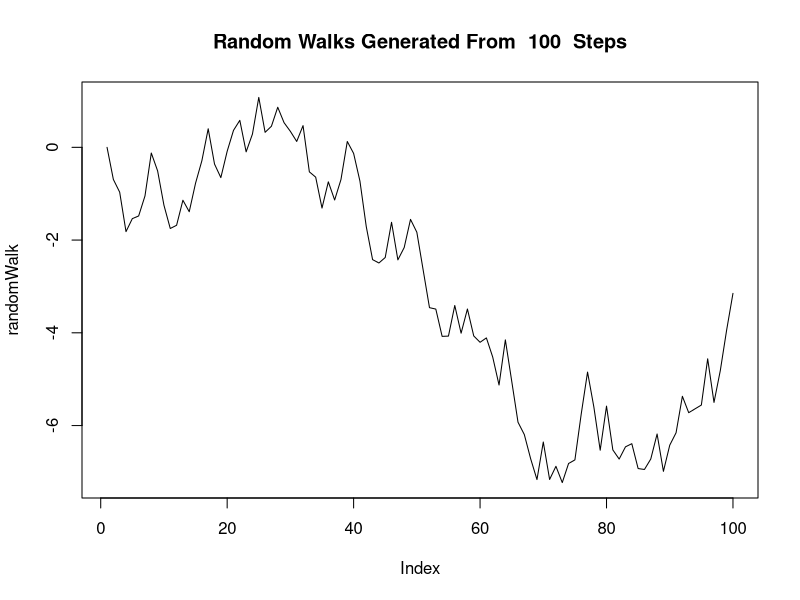
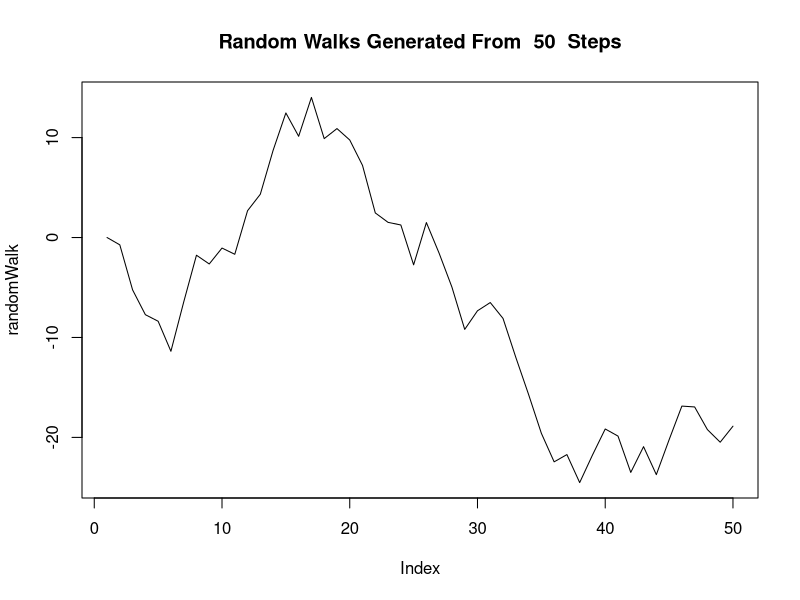
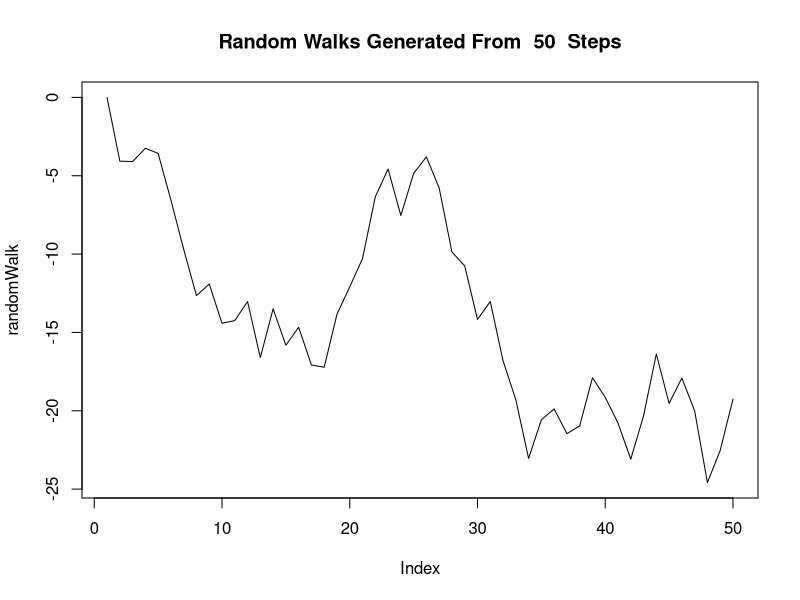
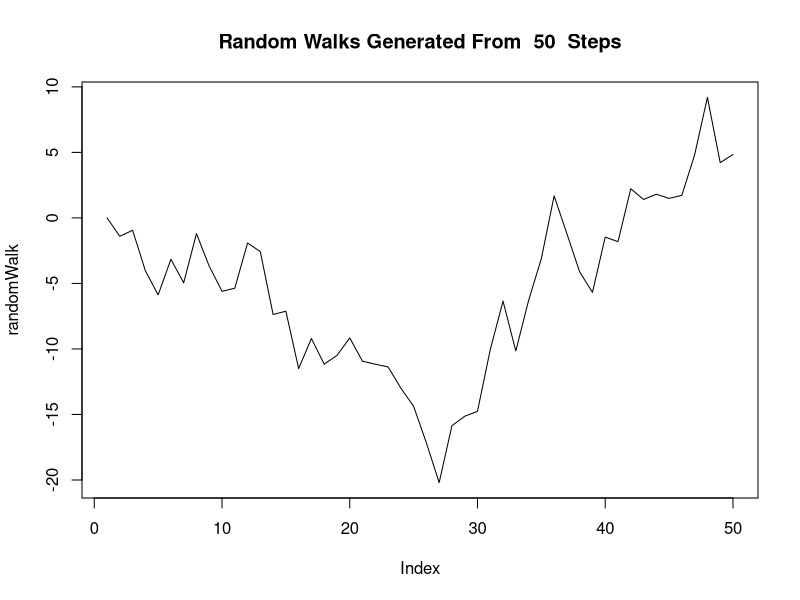
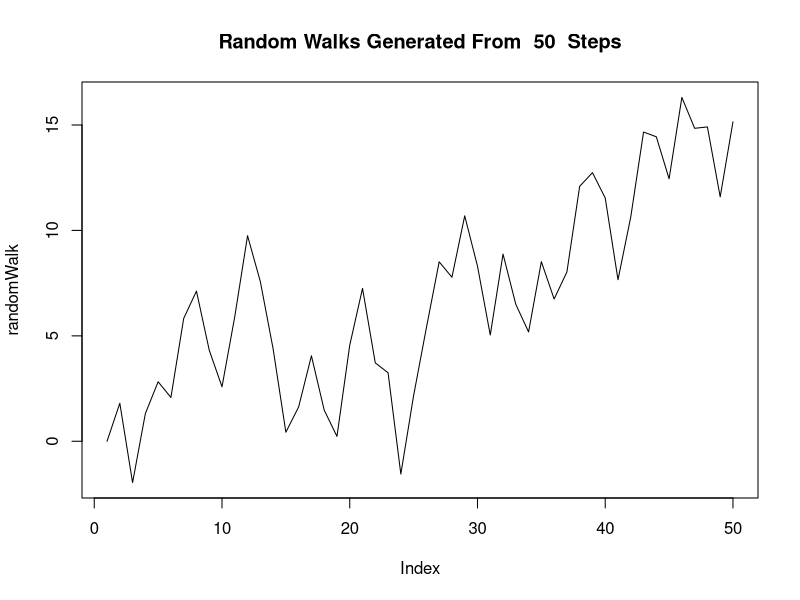
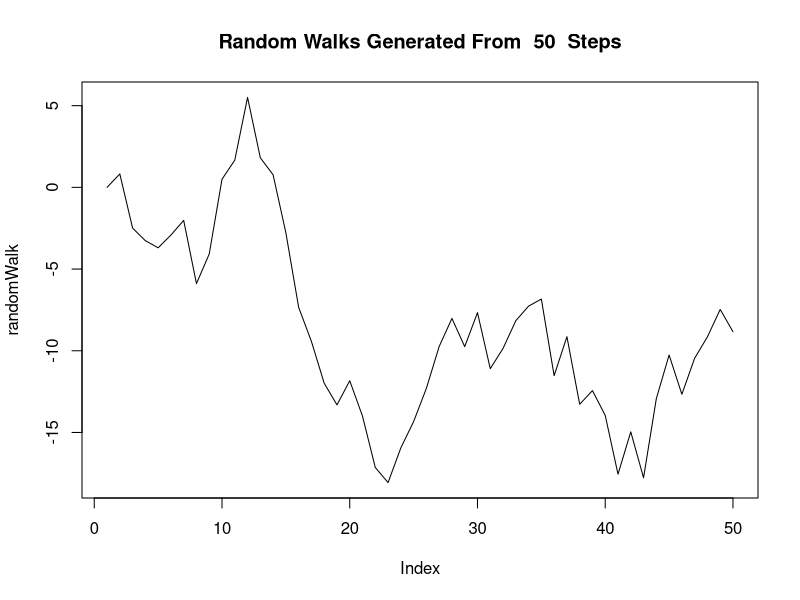
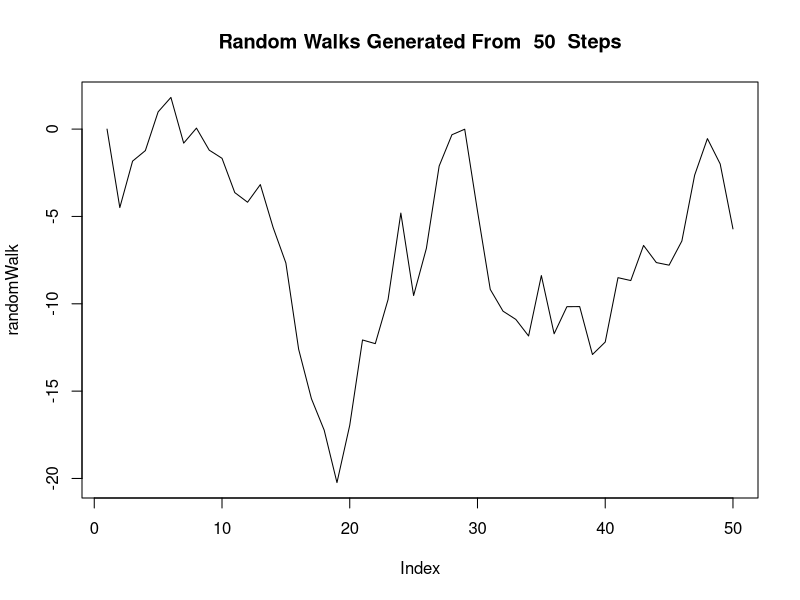
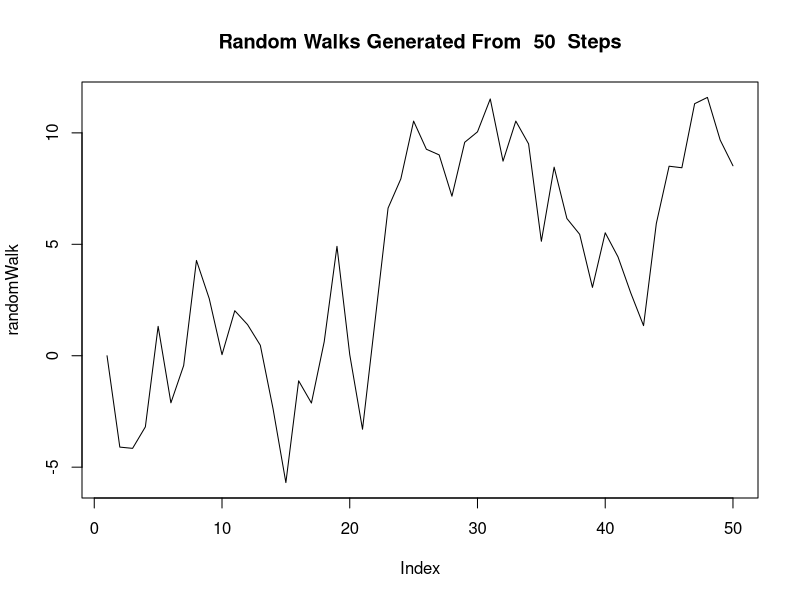

These charts were generated, in order, by the following R code:
#Question 1
#Initialising a function that generates a random walk
#@params numSteps - number of steps, stepRange - maximum size of step
generateWalkFunc <- function(numSteps, stepRange){
  #define the initial starting point
  initial.value <- 0
  #set the current point before the first iteration to the starting point
  #the randomWalk always starts at 0 (initial value)
  currentPoint <- initial.value
  randomWalk <- initial.value
  vec <- vector()
  #for loop which starts at 2 because our stating point is already initialised
  #iterate through until we complete the desired number of steps
  for(i in 2:numSteps){
    #The current position of the walk is the position of the previous point + a 
    #random value taken from a uniform distribution where the range varies from -stepRange to + stepRange.
    randomWalk[i] <- randomWalk[i - 1] + runif(1, -stepRange, stepRange)
    if(i == 2){
      #print(initial.value) #The first value always printed is the initial position (when i is equal to 2 since
      vec <- c(vec, initial.value)
      # thats where the for loop starts)
    }else{
      #print(currentPoint + c(0, cumsum(randomWalk[i])))
      #print(randomWalk[i])
      vec <- c(vec, randomWalk[i])
    }
    currentPoint <- randomWalk[i] #set the current point to the current point of the random walk
  }
  print(vec) #print the final vector showing all the points taken in the 100 steps
  #plot the randomly generated steps as a line plot
  plot(randomWalk, type = "l", main = paste("Random Walks Generated From ", numSteps, " Steps"))
}
#Calling the above function with a 100 steps each with a maximum size of 1 from each current position
generateWalkFunc(100, 1)


#Question 1 (Part C)
generateWalkFuncPartC <- function(numSteps, stepRange){
  #define the initial starting point
  initial.value <- 0
  #set the current point before the first iteration to the starting point
  #the randomWalk always starts at 0 (initial value)
  currentPoint <- initial.value
  randomWalk <- initial.value
  vec <- vector()
  #for loop which starts at 2 because our stating point is already initialised
  #iterate through until we complete the desired number of steps
  for(i in 2:numSteps){
    #The current position of the walk is the position of the previous point + a 
    #random value taken from a uniform distribution where the range varies from -stepRange to + stepRange.
    randomWalk[i] <- randomWalk[i - 1] + runif(1, -stepRange, stepRange)
    if(i == 2){
      #print(initial.value) #The first value always printed is the initial position (when i is equal to 2 since
      vec <- c(vec, initial.value)
      # thats where the for loop starts)
    }else{
      #print(currentPoint + c(0, cumsum(randomWalk[i])))
      #print(randomWalk[i])
      vec <- c(vec, randomWalk[i])
    }
    currentPoint <- randomWalk[i] #set the current point to the current point of the random walk
  }
  #print(vec) #print the final vector showing all the points taken in the 100 steps
  #plot the randomly generated steps as a line plot
  plot(randomWalk, type = "l", main = paste("Random Walks Generated From ", numSteps, " Steps"))
  
  return(tail(vec, n = 1))
}

testC <- c()
for(iterations in 1:1000){
  testC <- append(testC, generateWalkFuncPartC(50, 5), after = length(testC))
}
print(testC)

#Question 1 (Part D)
plot(density(testC))
lines(seq(-15, 15, .01), dnorm(seq(-15, 15, .01), mean(0), sd(5 * sqrt(50/3))), col="red")
# testA = c()
# veca <- vector()
# veca <- c(9, 5, 3, 6, 3, 6, 7, 1, 67)
# veca <- vector()
# veca <- c(9, 5, 3, 6, 3, 6, 7, 1, 10)
# testA <- append(testA, tail(veca, n = 1), after = length(testA))
# 
# print(testA)
